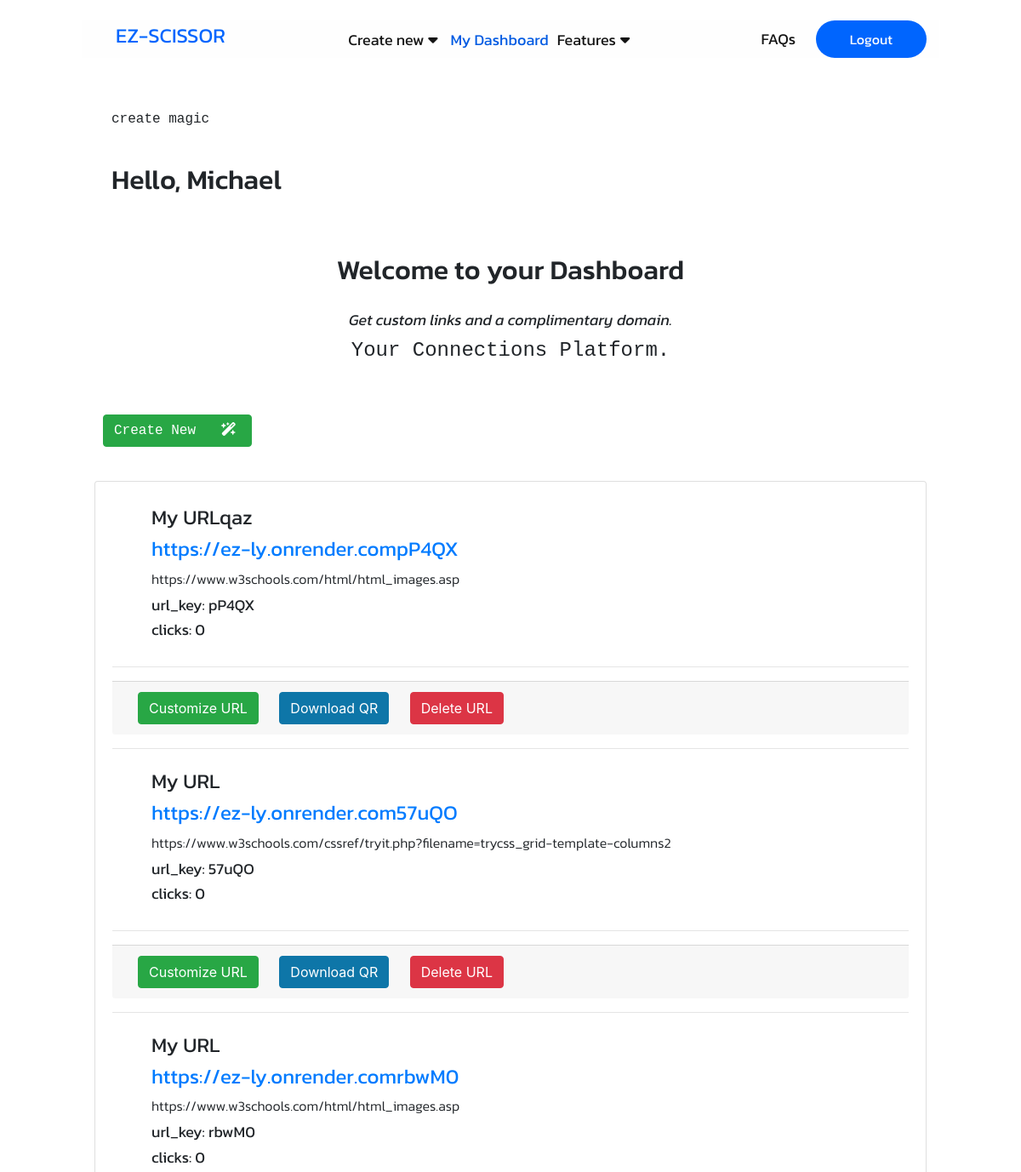
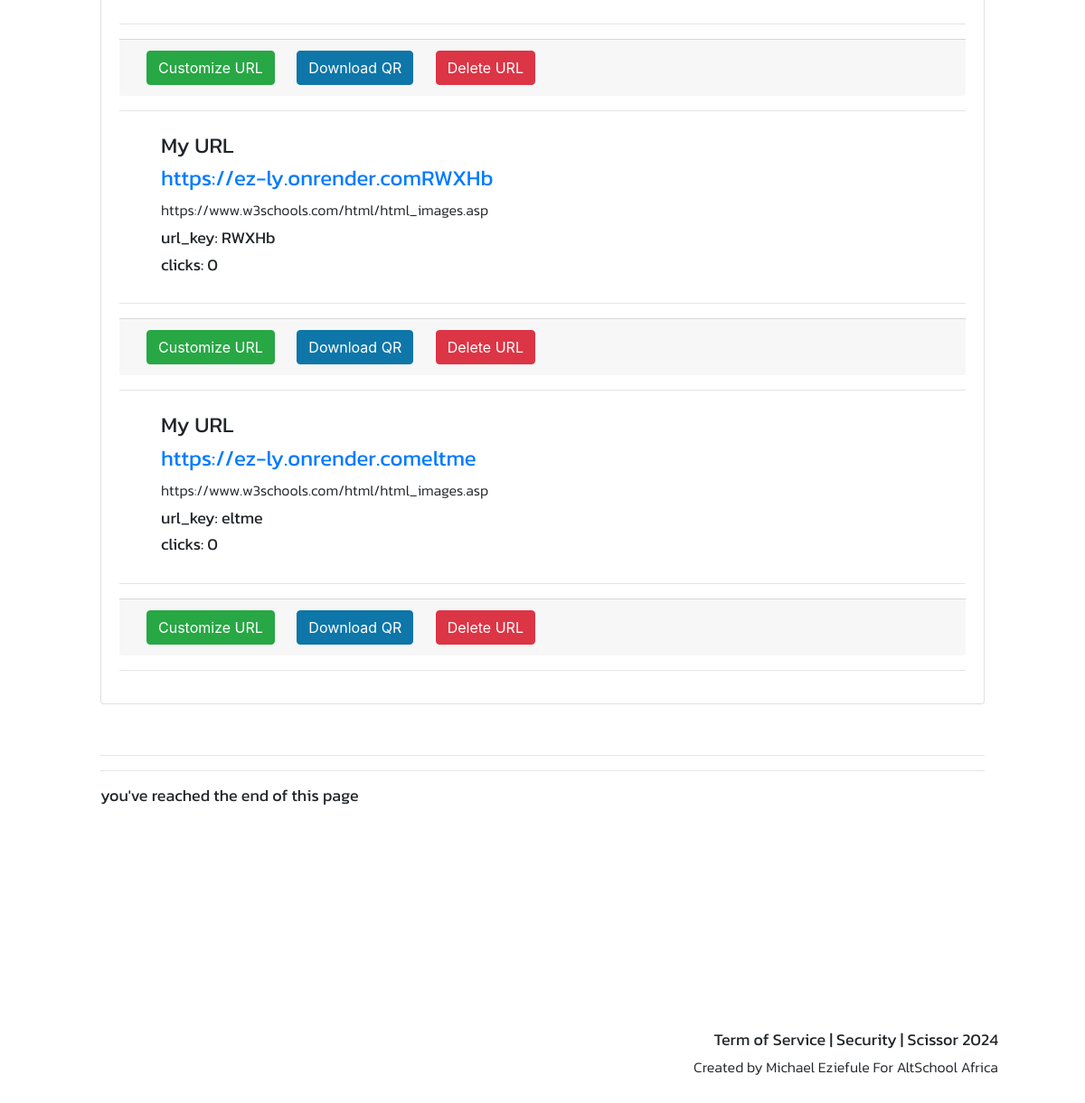
/ezzy/dashboard (signed in), run on an earlier commit of the app's database (2 pictures, top to bottom).
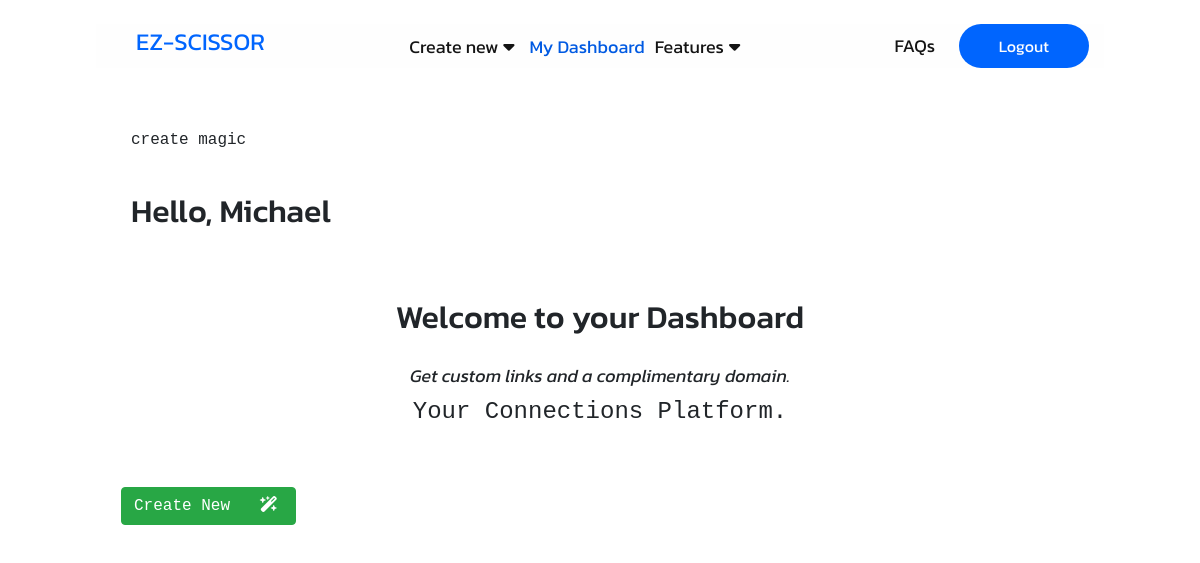
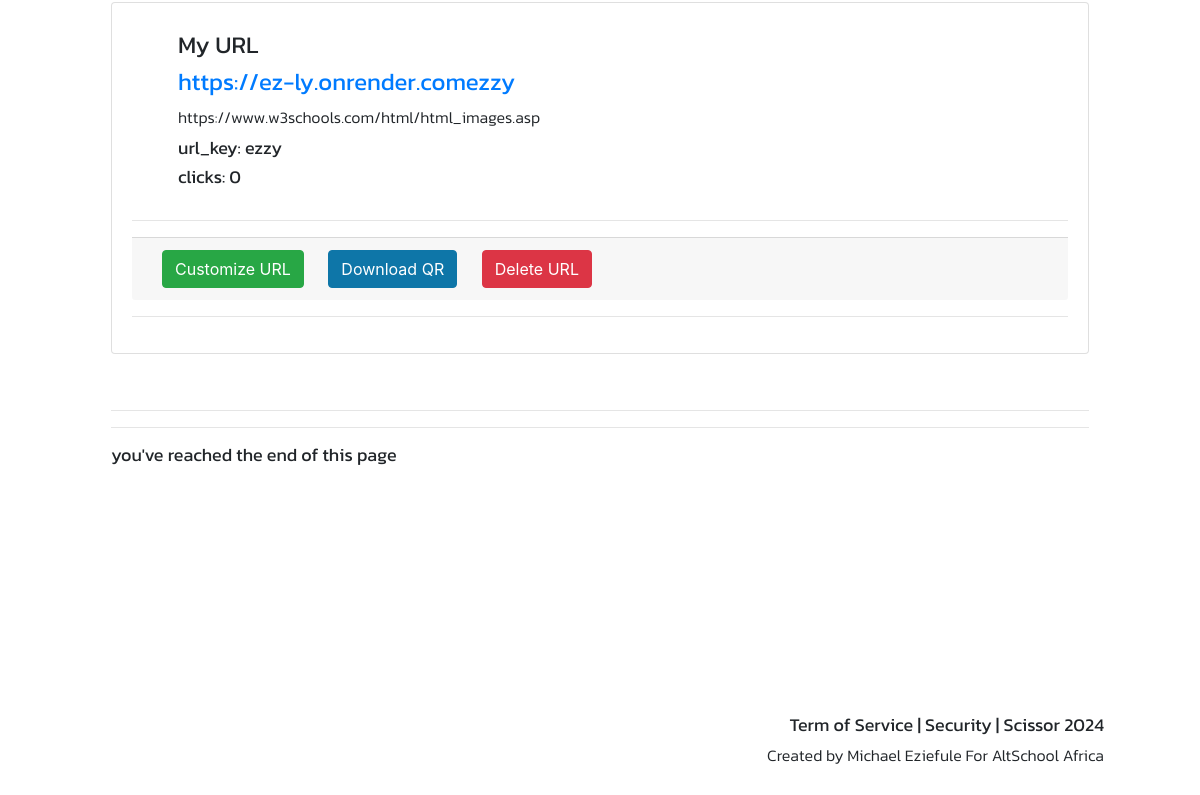
And on a later commit of the database (2 pictures, top to bottom).
### storage/model.py (models this page shows)
class USER(Base):
    __tablename__ = 'users'
    id = Column(Integer, primary_key=True, index = True)
    firstname = Column(String, nullable= False)
    lastname = Column(String, nullable= False)
    email = Column(String, nullable= False, unique=True)
    password = Column(String, nullable= False, index= True)
    urls = relationship("URL", back_populates = "owner")

class URL(Base):
    __tablename__ = 'urls'
    id = Column(Integer, primary_key=True, index = True)
    title = Column(Integer, nullable=True, default="My Title")
    target_url = Column(String, nullable=True)
    key = Column(String, nullable= False, unique=True)
    clicks = Column(Integer, default=0)
    is_active = Column(Boolean, default=True)
    date_created = Column(Date, nullable= False)
    qr_url = Column(String, nullable= True)
    owner_id = Column(Integer, ForeignKey("users.id"), default=0)
    owner = relationship("USER", back_populates = "urls")

### router/webpage.py (the view)
@router.get("/dashboard", response_class=HTMLResponse)
async def dashboard(
    request: Request,
    db:Session=Depends(database.get_db)
    ):
    user = service.get_user_from_token(request, db)
    if not user:
        return RedirectResponse("/auth/login")
    """View URL."""
    urls = db.query(model.URL).filter(model.URL.owner_id == user.id).all()
    base_url = URL(get_settings().base_url)
    return templates.TemplateResponse(
        "dashboard.html",{
        "request": request,
        "urls": urls,
        "user": user,
        "base_url": base_url}
    )

### templates/dashboard.html (shortened to what this page needs)
{% include 'layout.html' %}
<div class="container">
    <div class="card-body text-monospace"></div>
    <div class="card-body text-monospace">create magic</div>
    <div class="card-body">
        <h2>Hello, {{user.firstname}}</h2>
    </div>
    <div class="card-body text-center">
        <div class="card-body"><h2>Welcome to your Dashboard</h2></div>
        <h4 class="card-title"><i>Get custom links and a complimentary domain.</i></h4>
        <h3 class="card-text text-monospace">
            Your Connections Platform.
        </h3>
    </div>
    <div class="card-body"></div>
    <button
        onclick="window.location.href='/create_url'"
        type="button"
        class="btn btn-success text-monospace"
    >
        Create New
        <i class="fa fa-magic-wand-sparkles"></i>
    </button>
    <div class="card-body"></div>
    <div class="card">
        <div class="card-body">
            {% for url in urls %}
            <div class="navbar">
                <div class="col">
                    <div class="container">
                        <div><h3>{{url.title}}</h3></div>
                        <div><a href="{{base_url}}{{url.key}}" target ="_blank"><h3 style ="color:#007bff">{{base_url}}{{url.key}}</h3></a></div>
                        <div><h5>{{url.target_url}}</h5></div>
                        <div><h4>url_key: {{url.key}}</h4></div>
                        <div><h4>clicks: {{url.clicks}}</h4></div>
                    </div>
                </div>
            </div>
            <hr class="orb-divider"></hr>
            <div class="">
                <div class="card-footer card-link">
                    <button
                    onclick="window.location.href='/customise/{{url.key}}'"
                    type="button"
                    class="btn btn-success"
                    >
                        Customize URL
                    </button>
                    <button
                    onclick="window.location.href='/download/{{url.key}}'"
                    type="button"
                    class="btn btn-primary"
                    >
                        Download QR
                    </button>
                    <button
                    onclick="window.location.href='/delete/{{url.key}}'"
                    type="button"
                    class="btn btn-danger"
                    >
                        Delete URL
                    </button>
                </div>
            </div>
            <hr class="orb-divider"></hr>
            {% endfor %}
        </div>
    </div>
    <div class="card-body"></div>
    <hr class="orb-divider"></hr>
    <hr class="orb-divider"></hr>
    <div class=""><h4>you've reached the end of this page</h4></div>
</div>
<div class="card-body"></div>
<div class="whyscissors"></div>
{% include 'footnote.html' %}

### templates/layout.html (shortened to what this page needs)
<!DOCTYPE html>
<html lang="en">
<head>
    <link
    rel="stylesheet"
    href="{{url_for('static', path='/css/bootstrap.css') }}"
    />
    <link rel="stylesheet"
    type="text/css" href="{{url_for('static', path='/css/style.css')}}" />
    <link
    rel="stylesheet"
    href="{{url_for('static', path='/css/mediaquerry.css')}}"
    />
    <link
    rel="stylesheet"
    href="{{url_for('static', path='/css/mquerry4mobile.css') }}"
    />
    <link
    rel="stylesheet"
    href="https://cdnjs.cloudflare.com/ajax/libs/font-awesome/6.1.1/css/all.min.css"
    />
    <link
    rel="stylesheet"
    href="https://cdnjs.cloudflare.com/ajax/libs/font-awesome/6.4.0/css/all.min.css"
    />
</head>
<body>
    {% include "navbar.html" %}
</body>
</html>

### templates/navbar.html (shortened to what this page needs)
{% if user %}
<div class="Heroheader">
    <div class="logo">
        <div class="Logo-text">
            <a href="{{url_for('homepage')}}" class="active"><h3>EZ-SCISSOR</h3></a>
        </div>
    </div>
    <div class="nav">
        <a href="{{url_for('create_url')}}" class="active">Create new<i class="fa fa-caret-down"></i></a>
        <a href="{{url_for('dashboard')}}" class="urls">My Dashboard</a>
        <a href="{{url_for('features')}}" class="active">Features<i class="fa fa-caret-down"></i></a>
    </div>
    <div class="login">
        <a href="{{url_for('faq_page')}}">FAQs</a>
        <a href="{{url_for('logout')}}">
            <button class="button">Logout</button>
        </a>
    </div>
</div>
{% endif %}

### templates/footnote.html (shortened to what this page needs)
<div class="footnote">
    <h4>Term of Service | Security | Scissor 2024</h4>
    <h5>Created by Michael Eziefule For AltSchool Africa</h5>
</div>

### static/css/style.css (style rules this page uses)
:root { --bg-black-000: #000000; --bg-black-200: #1E1E1E; --bg-green-100: #067808; --bg-white-100: #E2E9F0; --bg-yellow-000: #EAC81F; --bg-black-400: #F8F7F7; --bg-black-300: #FEFEFE; --bg-color-000: #FFFFFF; --text-Main-text: #141414; --text-Primary-300: #0065fe; --text-Primary-400: #005AE2; --bg-color-400: #1E3448; }
* { margin: 0; padding: 0; outline: none; text-decoration: none; box-sizing: border-box; }
a { text-decoration: none; font-size: 18px; }
h5 { font-size: 18px; font-weight: 300; line-height: 24px; font-family: 'Kanit', sans-serif; }
h2 { font-size: 40px; font-weight: 500; font-family: 'Kanit', sans-serif; }
h3 { font-size: 24px; font-weight: 400; font-family: 'Kanit', sans-serif; }
h4 { font-size: 18px; font-weight: 400; font-family: 'Kanit', sans-serif; }
body { width: 100%; padding: 2% 10%; height: auto; }
.Heroheader { background-color: var(--bg-black-300); width: 100%; display: flex; justify-content: space-between; margin: auto; padding: 0; }
.logo,.nav,.login { align-self: center; align-content: center; height: auto; width: auto; }
.logo a { font-weight: 900; color: var(--text-Primary-300); }
.nav a, .login a { padding: 0 20px; justify-content: space-between; color: var(--text-Main-text); font-size: 18px; font-weight: 400; font-family: 'Kanit', sans-serif; }
.logo { display: flex; justify-content: center; }
.nav .urls { color: var(--text-Primary-400); font-weight: 400; }
.fa { padding: 0 5px; }
.logo, .login { font-family: 'Kanit', sans-serif; text-align: center; }
button { white-space: nowrap; border: none; border-radius: 24px; align-self: center; font-size: 16px; padding: 10px 40px; margin: 0 10px; color: var(--bg-black-300); background-color: var(--text-Primary-300); }
.whyscissors { margin: auto; padding: 100px 10px; display: flex; justify-content: space-between; }
.fa-magic-wand-sparkles { padding-left: 20px; }
.footnote { margin: 0; text-align: right; }

### static/css/mediaquerry.css (style rules this page uses)
@media only screen and (min-width: 1024px) { body { padding: 2% 8%; } }
@media only screen and (min-width: 1024px) { .nav a, .login a { padding: 0 5px; } }
@media only screen and (min-width: 1024px) { a { font-size: 16px; } }
@media only screen and (min-width: 1024px) { h2 { font-size: 32px; } }
@media only screen and (min-width: 1024px) { h3 { font-size: 24px; } }
@media only screen and (min-width: 1024px) { h4 { font-size: 18px; } }
@media only screen and (min-width: 1024px) { h5 { font-size: 16px; } }

What changed in the data, as far as the page shows it:
removed URL: title "My URLqaz", base_url "https://ez-ly.onrender.com", key "pP4QX", target_url "https://www.w3schools.com/html/html_images.asp", clicks "0"
removed URL: title "My URL", base_url "https://ez-ly.onrender.com", key "57uQO", target_url "https://www.w3schools.com/cssref/tryit.php?filename=trycss_grid-template-columns2", clicks "0"
removed URL: title "My URL", base_url "https://ez-ly.onrender.com", key "rbwM0", target_url "https://www.w3schools.com/html/html_images.asp", clicks "0"
removed URL: title "My URL", base_url "https://ez-ly.onrender.com", key "RWXHb", target_url "https://www.w3schools.com/html/html_images.asp", clicks "0"
removed URL: title "My URL", base_url "https://ez-ly.onrender.com", key "eltme", target_url "https://www.w3schools.com/html/html_images.asp", clicks "0"
added URL: title "My URL", base_url "https://ez-ly.onrender.com", key "ezzy", target_url "https://www.w3schools.com/html/html_images.asp", clicks "0"
